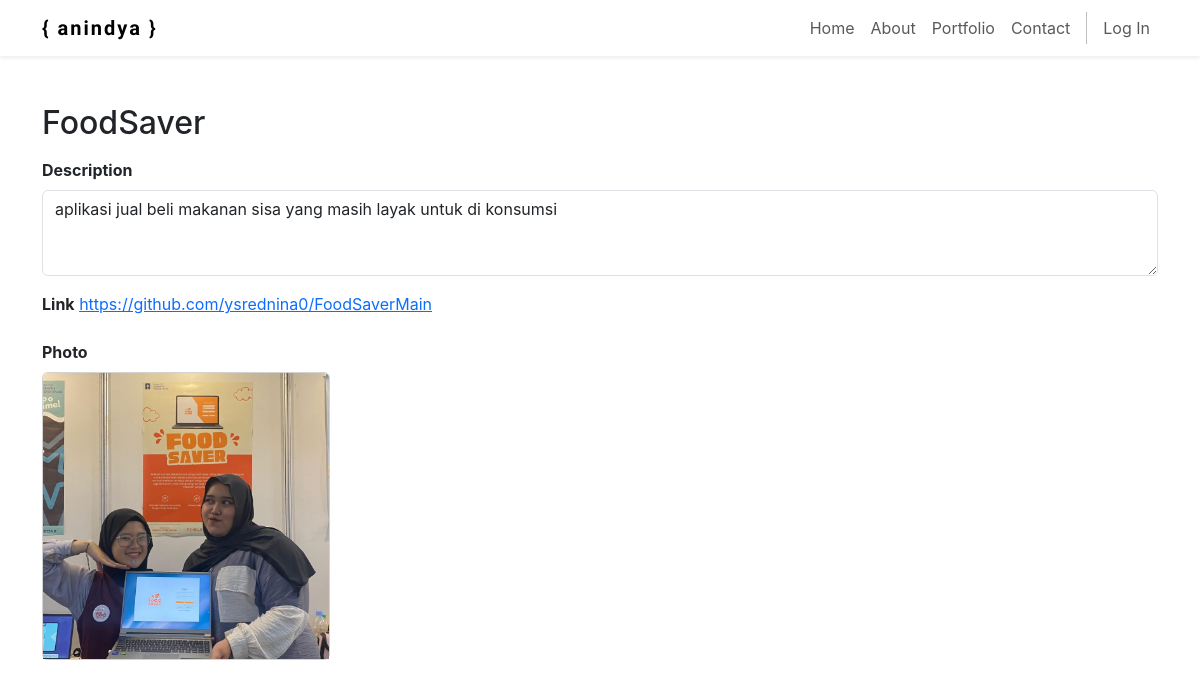
Page /view_portfolio.php?id=2 on the committed database.
### tables this page shows
CREATE TABLE `portfolio` (
  `id` int(11) NOT NULL,
  `title` varchar(255) NOT NULL,
  `description` text NOT NULL,
  `link` varchar(255) NOT NULL,
  `file` text NOT NULL
);

### view_portfolio.php (the view, shortened to what this page needs)
<?php
include "header.php";
include "connect.php";
$id = $_GET['id'];
$getdata = mysqli_query($conn, "SELECT * FROM portfolio WHERE id='$id'");
$rows = mysqli_fetch_array($getdata);
?>
<div class="container">
  <h2 class="mt-5 mb-3"><?php echo $rows['title'] ?></h2>
  <div class="mb-3">
    <label for="description" class="form-label">Description</label>
    <textarea class="form-control" id="description" name="description" rows="3" readonly><?php echo $rows['description'] ?></textarea>
  </div>
  <div class="mb-3">
    <label for="link" class="form-label">Link</label>
    <a href="<?php echo $rows['link'] ?>" target="_blank" class="mt-2 link-style"><?php echo $rows['link'] ?></a>
  </div>
  <label for="currentImage" class="form-label">Photo</label>
  <div class="card" style="width: 18rem;">
    <img src="./assets/img/<?= $rows['file']; ?>" class="card-img-top" alt="...">
  </div>
</div>

### assets/css/style.css (style rules this page uses)
* { padding: 0; margin: 0; box-sizing: border-box; }
body { font-family: -apple-system, BlinkMacSystemFont, "Segoe UI", Roboto, sans-serif; }
label { font-weight: bold; }

### rows in the picture
portfolio: title "FoodSaver", description "aplikasi jual beli makanan sisa yang masih layak untuk di konsumsi", link "https://github.com/ysrednina0/FoodSaverMain", file (picture)
